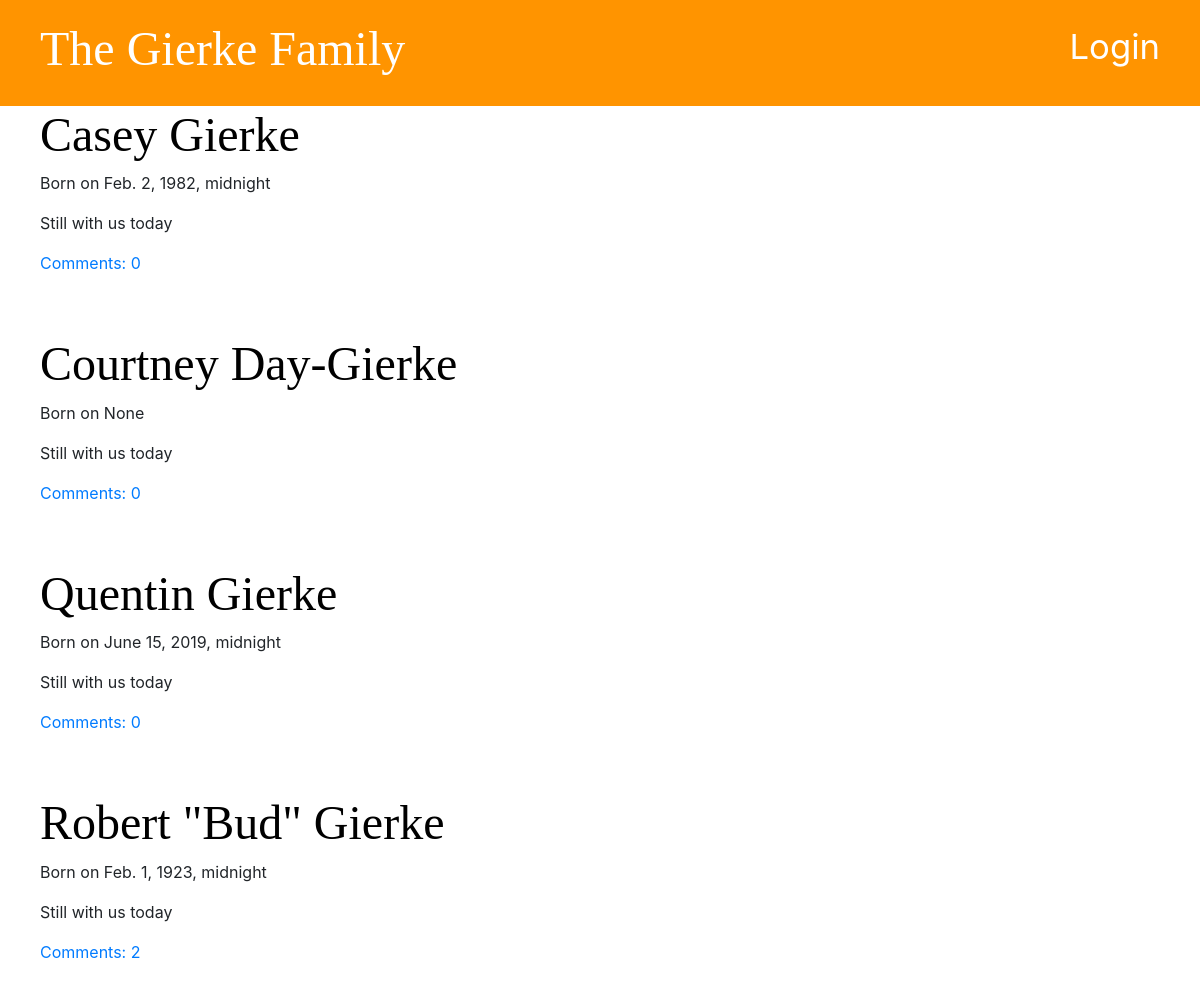
The app's page /, older data.
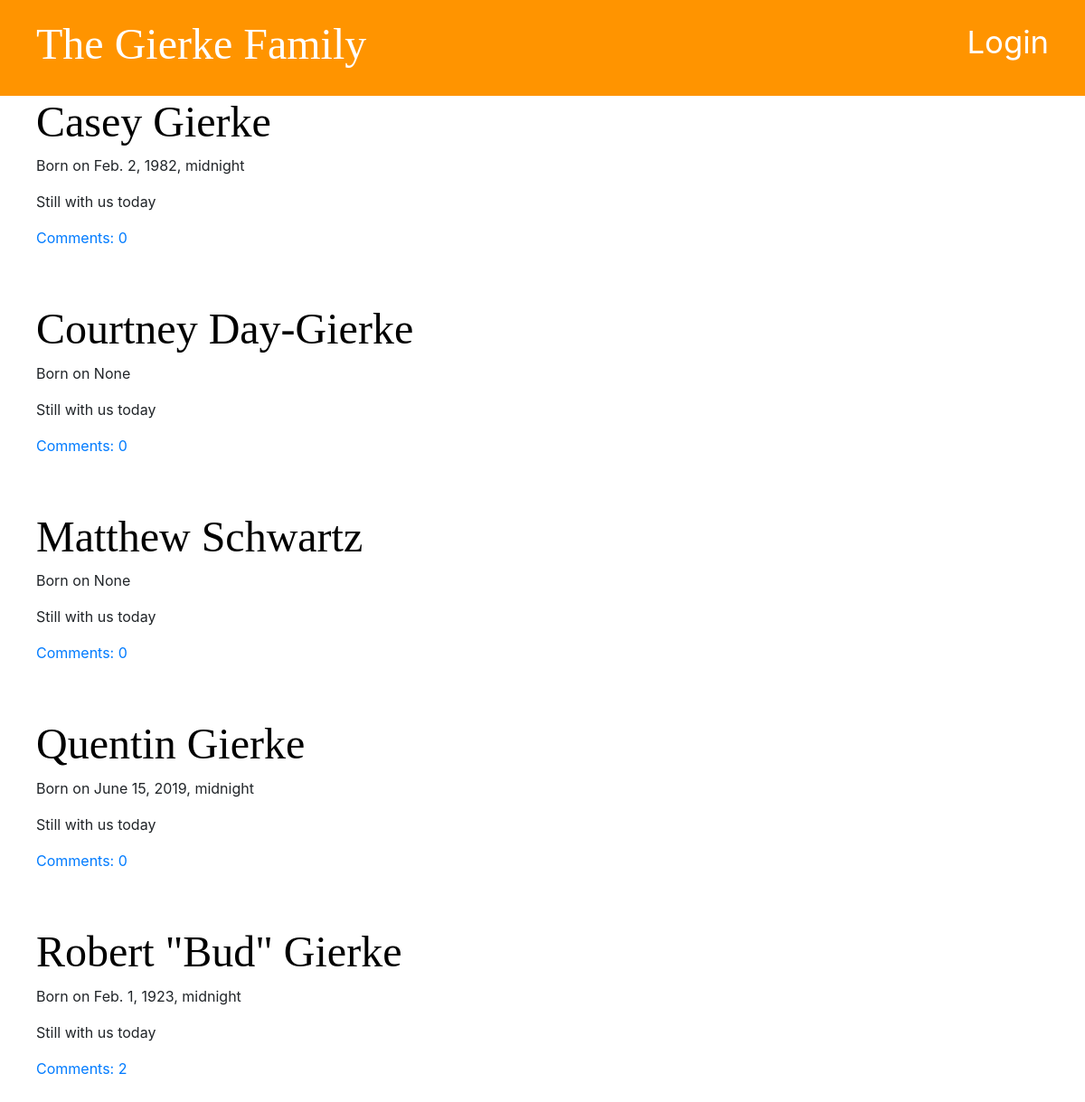
The same page, newer data.
### blog/models.py (models this page shows, shortened)
class Post(models.Model):
	author = models.ForeignKey('auth.User', on_delete=models.CASCADE)
	name = models.CharField(max_length=200, unique=True)
	date_of_birth = models.DateTimeField(blank=True, null=True)
	date_deceased = models.DateTimeField(blank=True, null=True)
	parents = models.CharField(max_length=100, blank=True, null=True)
	spouse = models.CharField(max_length=100, blank=True, null=True)
	children =  models.CharField(max_length=300, blank=True, null=True)
	city =  models.CharField(max_length=100, blank=True, null=True)
	text = models.TextField()
	picture = models.ImageField(blank=True, upload_to='images/', default='images/IMG_3232.JPG')
	created_date = models.DateTimeField(default=timezone.now)
	published_date = models.DateTimeField(blank=True, null=True)
	def approved_comments(self):
		return self.comments.filter(approved=True)

### blog/views.py (the view)
# urls.py: path('', views.post_list, name='post_list'),
def post_list(request):
	posts = Post.objects.order_by('name')
	stuff_for_frontend = {'posts': posts}
	return render(request, 'blog/post_list.html', stuff_for_frontend)

### blog/templatetags/markdownify.py (called while the page is built)
@register.filter
def markdown(value):
    renderer = HighlightRenderer()
    markdown = mistune.Markdown(renderer=renderer)
    return markdown(value)

### blog/templates/blog/post_list.html (shortened to what this page needs)
{% extends 'blog/base.html' %}
{% load markdownify %}
{% block content %}
	{% for post in posts %}
		<div class="post">
			<h1><a href="{% url 'post_detail' pk=post.pk %}">{{ post.name }}</a></h1>
			<div>
				<p>Born on {{ post.date_of_birth }}</p>
				{% if post.deceased_date is not None %}
					<p>Died on {{ post.deceased_date }}</p>
				{% else %}
					<p>Still with us today</p>
				{% endif %}
				<a href="{% url 'post_detail' pk=post.pk %}">Comments: {{ post.approved_comments.count }}</a>
			</div>
		</div>
	{% endfor %}
{% endblock %}

Row changes from the older to the newer data that the page shows:
added Post: name "Matthew Schwartz", date_of_birth "None", approved_comments.count "0"
